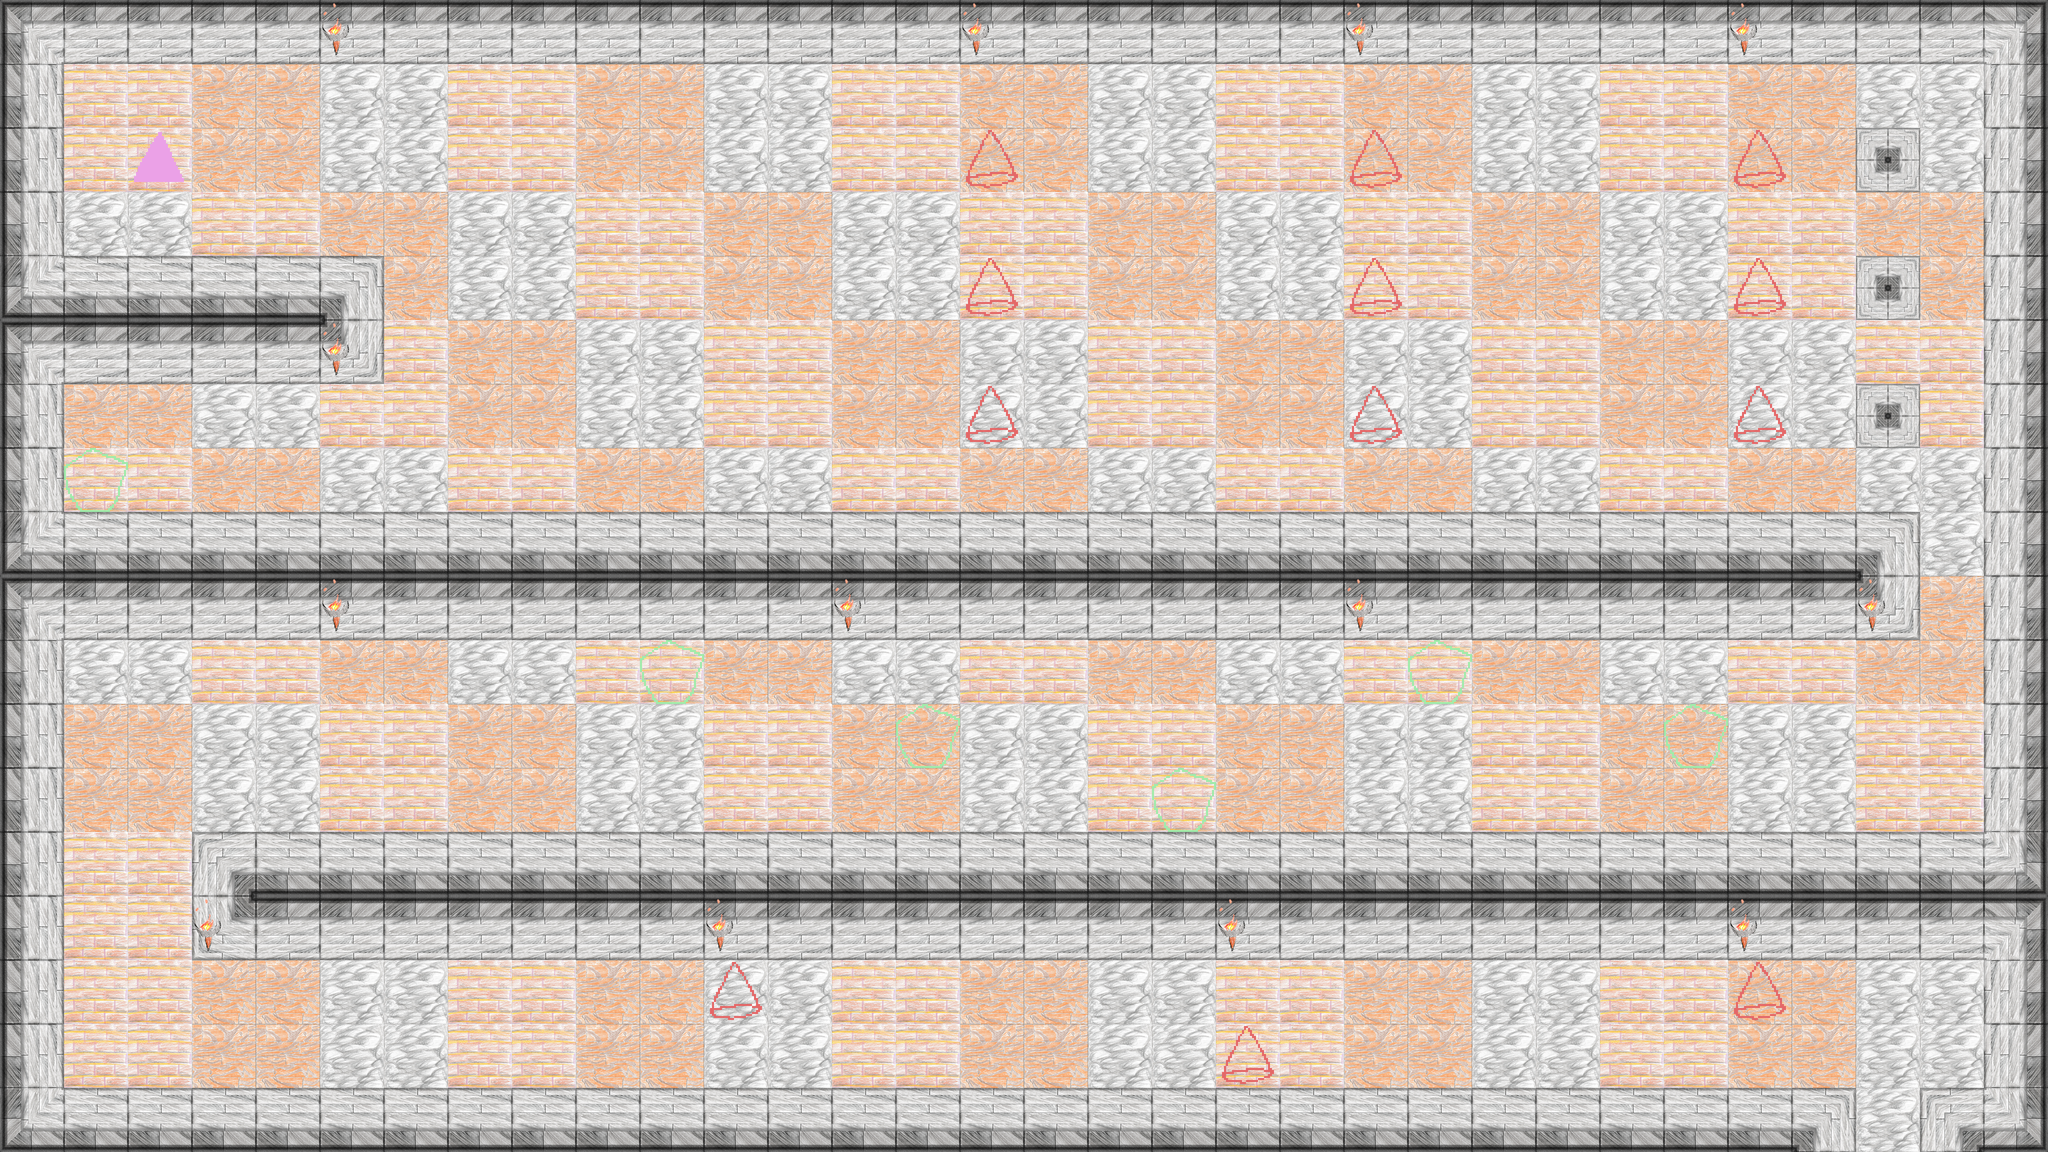

Below is a game level as drawn by its tile map, then a one-line description and the .tmx file that defines it, in full:
An orthogonal 32x18 tile map with 128x128 px tiles, 2 tile layers (tiles, doodads), 2 tilesets.

<map version="1.8" tiledversion="1.8.4" orientation="orthogonal" renderorder="right-down" width="32" height="18" tilewidth="128" tileheight="128" infinite="0" nextlayerid="4" nextobjectid="1">
 <tileset firstgid="1" source="../tileSet/Level0.tsx" />
 <tileset firstgid="42" source="../tileSet/michaelwave.tsx" />
 <layer id="1" name="tiles" width="32" height="18">
  <data encoding="csv">
18,10,10,10,10,10,10,10,10,10,10,10,10,10,10,10,10,10,10,10,10,10,10,10,10,10,10,10,10,10,10,21,
15,32,32,22,22,23,23,32,32,22,22,23,23,32,32,22,22,23,23,32,32,22,22,23,23,32,32,22,22,23,23,17,
15,32,32,22,22,23,23,32,32,22,22,23,23,32,32,22,22,23,23,32,32,22,22,23,23,32,32,22,22,3,23,17,
15,23,23,32,32,22,22,23,23,32,32,22,22,23,23,32,32,22,22,23,23,32,32,22,22,23,23,32,32,22,22,17,
14,16,16,16,16,1,22,23,23,32,32,22,22,23,23,32,32,22,22,23,23,32,32,22,22,23,23,32,32,3,22,17,
18,10,10,10,10,4,32,22,22,23,23,32,32,22,22,23,23,32,32,22,22,23,23,32,32,22,22,23,23,32,32,17,
15,22,22,23,23,32,32,22,22,23,23,32,32,22,22,23,23,32,32,22,22,23,23,32,32,22,22,23,23,3,32,17,
15,32,32,22,22,23,23,32,32,22,22,23,23,32,32,22,22,23,23,32,32,22,22,23,23,32,32,22,22,23,23,17,
14,16,16,16,16,16,16,16,16,16,16,16,16,16,16,16,16,16,16,16,16,16,16,16,16,16,16,16,16,1,23,17,
18,10,10,10,10,10,10,10,10,10,10,10,10,10,10,10,10,10,10,10,10,10,10,10,10,10,10,10,10,4,22,17,
15,23,23,32,32,22,22,23,23,32,32,22,22,23,23,32,32,22,22,23,23,32,32,22,22,23,23,32,32,22,22,17,
15,22,22,23,23,32,32,22,22,23,23,32,32,22,22,23,23,32,32,22,22,23,23,32,32,22,22,23,23,32,32,17,
15,22,22,23,23,32,32,22,22,23,23,32,32,22,22,23,23,32,32,22,22,23,23,32,32,22,22,23,23,32,32,17,
15,32,32,2,16,16,16,16,16,16,16,16,16,16,16,16,16,16,16,16,16,16,16,16,16,16,16,16,16,16,16,20,
15,32,32,5,10,10,10,10,10,10,10,10,10,10,10,10,10,10,10,10,10,10,10,10,10,10,10,10,10,10,10,21,
15,32,32,22,22,23,23,32,32,22,22,23,23,32,32,22,22,23,23,32,32,22,22,23,23,32,32,22,22,23,23,17,
15,32,32,22,22,23,23,32,32,22,22,23,23,32,32,22,22,23,23,32,32,22,22,23,23,32,32,22,22,23,23,17,
14,16,16,16,16,16,16,16,16,16,16,16,16,16,16,16,16,16,16,16,16,16,16,16,16,16,16,16,1,23,2,20
</data>
 </layer>
 <layer id="3" name="doodads" width="32" height="18">
  <data encoding="csv">
0,0,0,0,0,33,0,0,0,0,0,0,0,0,0,33,0,0,0,0,0,33,0,0,0,0,0,33,0,0,0,0,
0,0,0,0,0,0,0,0,0,0,0,0,0,0,0,0,0,0,0,0,0,0,0,0,0,0,0,0,0,0,0,0,
0,0,39,0,0,0,0,0,0,0,0,0,0,0,0,37,0,0,0,0,0,37,0,0,0,0,0,37,0,0,0,0,
0,0,0,0,0,0,0,0,0,0,0,0,0,0,0,0,0,0,0,0,0,0,0,0,0,0,0,0,0,0,0,0,
0,0,0,0,0,0,0,0,0,0,0,0,0,0,0,37,0,0,0,0,0,37,0,0,0,0,0,37,0,0,0,0,
0,0,0,0,0,33,0,0,0,0,0,0,0,0,0,0,0,0,0,0,0,0,0,0,0,0,0,0,0,0,0,0,
0,0,0,0,0,0,0,0,0,0,0,0,0,0,0,37,0,0,0,0,0,37,0,0,0,0,0,37,0,0,0,0,
0,38,0,0,0,0,0,0,0,0,0,0,0,0,0,0,0,0,0,0,0,0,0,0,0,0,0,0,0,0,0,0,
0,0,0,0,0,0,0,0,0,0,0,0,0,0,0,0,0,0,0,0,0,0,0,0,0,0,0,0,0,0,0,0,
0,0,0,0,0,33,0,0,0,0,0,0,0,33,0,0,0,0,0,0,0,33,0,0,0,0,0,0,0,33,0,0,
0,0,0,0,0,0,0,0,0,0,38,0,0,0,0,0,0,0,0,0,0,0,38,0,0,0,0,0,0,0,0,0,
0,0,0,0,0,0,0,0,0,0,0,0,0,0,38,0,0,0,0,0,0,0,0,0,0,0,38,0,0,0,0,0,
0,0,0,0,0,0,0,0,0,0,0,0,0,0,0,0,0,0,38,0,0,0,0,0,0,0,0,0,0,0,0,0,
0,0,0,0,0,0,0,0,0,0,0,0,0,0,0,0,0,0,0,0,0,0,0,0,0,0,0,0,0,0,0,0,
0,0,0,33,0,0,0,0,0,0,0,33,0,0,0,0,0,0,0,33,0,0,0,0,0,0,0,33,0,0,0,0,
0,0,0,0,0,0,0,0,0,0,0,37,0,0,0,0,0,0,0,0,0,0,0,0,0,0,0,37,0,0,0,0,
0,0,0,0,0,0,0,0,0,0,0,0,0,0,0,0,0,0,0,37,0,0,0,0,0,0,0,0,0,0,0,0,
0,0,0,0,0,0,0,0,0,0,0,0,0,0,0,0,0,0,0,0,0,0,0,0,0,0,0,0,0,41,0,0
</data>
 </layer>
</map>
